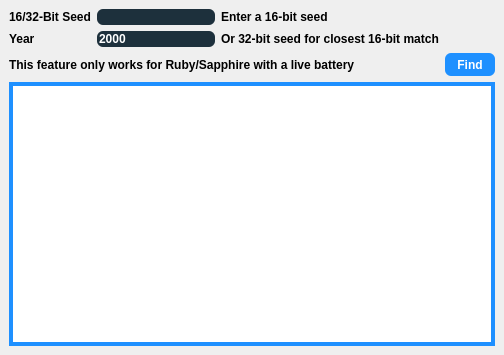
<?xml version="1.0" encoding="UTF-8"?>
<ui version="4.0">
 <class>SeedToTime3</class>
 <widget class="QMainWindow" name="SeedToTime3">
  <property name="geometry">
   <rect>
    <x>0</x>
    <y>0</y>
    <width>504</width>
    <height>355</height>
   </rect>
  </property>
  <property name="minimumSize">
   <size>
    <width>504</width>
    <height>355</height>
   </size>
  </property>
  <property name="maximumSize">
   <size>
    <width>504</width>
    <height>355</height>
   </size>
  </property>
  <property name="windowTitle">
   <string>Gen 3 Seed to Time</string>
  </property>
  <property name="styleSheet">
   <string notr="true">QTabWidget {
	background-color: #274050;
	border-radius: 10px;
	margin-top: 7px;
	font-family: &quot;Myriad Pro&quot;, Montserrat;
	font-weight: 500;
}

QPushButton {
	border: none;
	border-radius: 6px;
	color: white;
	font-family: &quot;Myriad Pro&quot;, Montserrat;
	font-weight: 500;
}

QLabel {
	color: black;
	font-family: &quot;Myriad Pro&quot;, Montserrat;
	font-weight: 500;
}

QWidget QLineEdit {
	font-family: &quot;Myriad Pro&quot;, Montserrat;
	font-weight: 500;
}

QLineEdit {
	qproperty-alignment: AlignCenter;
	background-color: #1D303C;
	border:none;
	border-radius: 6px;
	color: white;
}

QTableView {
	border: 4px solid DodgerBlue;
}

QHeaderView::section {
	border: none;
	background-color: #274050;
	padding-top: 3px;
	padding-bottom: 3px;
	color: white;
}
</string>
  </property>
  <widget class="QWidget" name="centralwidget">
   <layout class="QGridLayout" name="gridLayout_2">
    <item row="0" column="0">
     <layout class="QGridLayout" name="gridLayout">
      <item row="0" column="0">
       <widget class="QLabel" name="seedLabel">
        <property name="text">
         <string>16/32-Bit Seed</string>
        </property>
       </widget>
      </item>
      <item row="0" column="1">
       <widget class="QTextBox" name="seedToTimeSeed">
        <property name="maxLength">
         <number>8</number>
        </property>
       </widget>
      </item>
      <item row="0" column="2">
       <widget class="QLabel" name="descriptionLabel1">
        <property name="text">
         <string>Enter a 16-bit seed</string>
        </property>
       </widget>
      </item>
      <item row="1" column="0">
       <widget class="QLabel" name="yearLabel">
        <property name="text">
         <string>Year</string>
        </property>
       </widget>
      </item>
      <item row="1" column="1">
       <widget class="QTextBox" name="seedToTimeYear">
        <property name="text">
         <string notr="true">2000</string>
        </property>
        <property name="maxLength">
         <number>4</number>
        </property>
       </widget>
      </item>
      <item row="1" column="2">
       <widget class="QLabel" name="descriptionLabel2">
        <property name="text">
         <string>Or 32-bit seed for closest 16-bit match</string>
        </property>
       </widget>
      </item>
      <item row="2" column="0" colspan="3">
       <widget class="QLabel" name="descriptionLabel3">
        <property name="text">
         <string>This feature only works for Ruby/Sapphire with a live battery</string>
        </property>
       </widget>
      </item>
      <item row="2" column="3">
       <widget class="QPushButton" name="pushButtonFind">
        <property name="minimumSize">
         <size>
          <width>50</width>
          <height>23</height>
         </size>
        </property>
        <property name="styleSheet">
         <string notr="true">QPushButton {
	background-color: DodgerBlue;
}</string>
        </property>
        <property name="text">
         <string>Find</string>
        </property>
       </widget>
      </item>
     </layout>
    </item>
    <item row="1" column="0">
     <widget class="QTableView" name="tableViewGenerator">
      <property name="maximumSize">
       <size>
        <width>16777215</width>
        <height>16777215</height>
       </size>
      </property>
      <property name="styleSheet">
       <string notr="true"/>
      </property>
      <property name="editTriggers">
       <set>QAbstractItemView::NoEditTriggers</set>
      </property>
      <property name="sortingEnabled">
       <bool>false</bool>
      </property>
      <attribute name="horizontalHeaderDefaultSectionSize">
       <number>100</number>
      </attribute>
      <attribute name="verticalHeaderVisible">
       <bool>false</bool>
      </attribute>
      <attribute name="verticalHeaderDefaultSectionSize">
       <number>20</number>
      </attribute>
      <attribute name="verticalHeaderMinimumSectionSize">
       <number>20</number>
      </attribute>
     </widget>
    </item>
   </layout>
  </widget>
  <widget class="QMenuBar" name="menubar">
   <property name="geometry">
    <rect>
     <x>0</x>
     <y>0</y>
     <width>504</width>
     <height>21</height>
    </rect>
   </property>
  </widget>
 </widget>
 <customwidgets>
  <customwidget>
   <class>QTextBox</class>
   <extends>QLineEdit</extends>
   <header>Forms/QTextBox.hpp</header>
  </customwidget>
 </customwidgets>
 <resources/>
 <connections/>
</ui>
